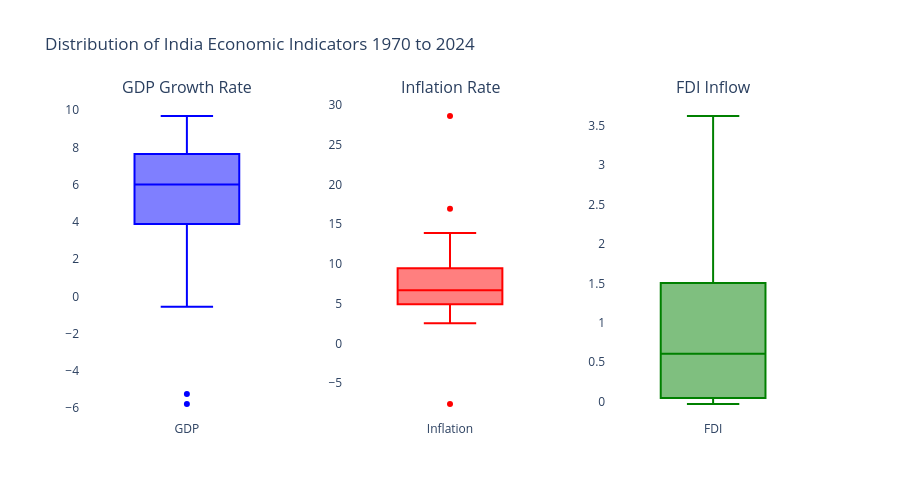

The code cell stored with this chart in its notebook:
### Code cell
fig = make_subplots(rows=1, cols=3,
    subplot_titles=(
        'GDP Growth Rate',
        'Inflation Rate',
        'FDI Inflow'
    )
)

fig.add_trace(
    go.Box(y=df['gdp_growth_rate'],
    name='GDP', marker_color='blue'),
    row=1, col=1
)

fig.add_trace(
    go.Box(y=df['inflation_rate'],
    name='Inflation', marker_color='red'),
    row=1, col=2
)

fig.add_trace(
    go.Box(y=df['fdi_inflow'],
    name='FDI', marker_color='green'),
    row=1, col=3
)

fig.update_layout(
    height=500,
    title_text='Distribution of India Economic Indicators 1970 to 2024',
    plot_bgcolor='white',
    showlegend=False
)

fig.show()

### Figure 1 — Plotly figure (JSON) as saved in the notebook; plotly's stock layout.template omitted (floating-point values rounded to 4 significant figures)
{"data": [{"marker": {"color": "blue"}, "name": "GDP", "type": "box", "xaxis": "x", "y": [5.157, 1.643, -0.5533, 3.296, 1.185, 9.15, 1.663, 7.255, 5.713, -5.238, 6.736, 6.006, 3.476, 7.289, 3.821, 5.254, 4.777, 3.965, 9.628, 5.947, 5.533, 1.057, 5.482, 4.751, 6.659, 7.574, 7.55, 4.05, 6.184, 8.846, 3.841, 4.824, 3.804, 7.86, 7.923, 7.923, 8.061, 7.661, 3.087, 7.862, 8.498, 5.241, 5.456, 6.386, 7.41, 7.996, 8.256, 6.795, 6.454, 3.871, -5.778, 9.69, 7.609, 9.191, 6.495], "yaxis": "y"}, {"marker": {"color": "red"}, "name": "Inflation", "type": "box", "xaxis": "x2", "y": [5.092, 3.08, 6.442, 16.94, 28.6, 5.748, -7.634, 8.307, 2.523, 6.276, 11.35, 13.11, 7.891, 11.87, 8.319, 5.556, 8.73, 8.801, 9.383, 7.074, 8.971, 13.87, 11.79, 6.327, 10.25, 10.22, 8.977, 7.164, 13.23, 4.67, 4.009, 3.779, 4.297, 3.806, 3.767, 4.246, 5.797, 6.373, 8.349, 10.88, 11.99, 8.912, 9.479, 10.02, 6.666, 4.907, 4.948, 3.328, 3.939, 3.73, 6.623, 5.131, 6.699, 5.649, 4.953], "yaxis": "y2"}, {"marker": {"color": "green"}, "name": "FDI", "type": "box", "xaxis": "x3", "y": [0.07283, 0.07076, 0.02489, 0.04433, 0.05724, -0.01049, -0.007503, -0.02968, 0.01318, 0.03175, 0.04248, 0.04751, 0.03591, 0.002584, 0.009069, 0.04563, 0.04728, 0.07609, 0.03077, 0.08516, 0.07374, 0.02723, 0.09594, 0.1971, 0.2974, 0.595, 0.6175, 0.8602, 0.6253, 0.4726, 0.7652, 1.056, 1.012, 0.6059, 0.7656, 0.8861, 2.13, 2.073, 3.621, 2.652, 1.635, 2.002, 1.313, 1.516, 1.696, 2.092, 1.937, 1.507, 1.558, 1.785, 2.406, 1.412, 1.492, 0.7719, 0.6941], "yaxis": "y3"}], "layout": {"annotations": [{"font": {"size": 16}, "showarrow": false, "text": "GDP Growth Rate", "x": 0.1444, "xanchor": "center", "xref": "paper", "y": 1, "yanchor": "bottom", "yref": "paper"}, {"font": {"size": 16}, "showarrow": false, "text": "Inflation Rate", "x": 0.5, "xanchor": "center", "xref": "paper", "y": 1, "yanchor": "bottom", "yref": "paper"}, {"font": {"size": 16}, "showarrow": false, "text": "FDI Inflow", "x": 0.8556, "xanchor": "center", "xref": "paper", "y": 1, "yanchor": "bottom", "yref": "paper"}], "height": 500, "plot_bgcolor": "white", "showlegend": false, "title": {"text": "Distribution of India Economic Indicators 1970 to 2024"}, "xaxis": {"anchor": "y", "domain": [0, 0.2889]}, "xaxis2": {"anchor": "y2", "domain": [0.3556, 0.6444]}, "xaxis3": {"anchor": "y3", "domain": [0.7111, 1]}, "yaxis": {"anchor": "x", "domain": [0, 1]}, "yaxis2": {"anchor": "x2", "domain": [0, 1]}, "yaxis3": {"anchor": "x3", "domain": [0, 1]}}}
